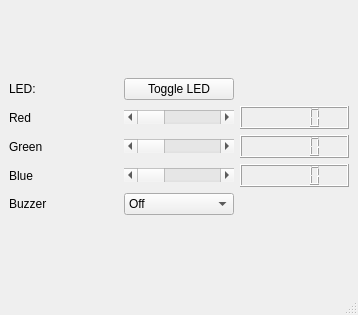
<?xml version="1.0" encoding="UTF-8"?>
<ui version="4.0">
 <class>MainWindow</class>
 <widget class="QMainWindow" name="MainWindow">
  <property name="geometry">
   <rect>
    <x>0</x>
    <y>0</y>
    <width>358</width>
    <height>315</height>
   </rect>
  </property>
  <property name="windowTitle">
   <string>MainWindow</string>
  </property>
  <widget class="QWidget" name="centralwidget">
   <layout class="QGridLayout" name="gridLayout_2">
    <item row="0" column="0">
     <layout class="QGridLayout" name="gridLayout">
      <item row="4" column="0">
       <widget class="QLabel" name="label">
        <property name="text">
         <string>Buzzer</string>
        </property>
       </widget>
      </item>
      <item row="0" column="0">
       <widget class="QLabel" name="led_label">
        <property name="text">
         <string>LED:</string>
        </property>
       </widget>
      </item>
      <item row="1" column="0">
       <widget class="QLabel" name="red_label">
        <property name="text">
         <string>Red</string>
        </property>
       </widget>
      </item>
      <item row="1" column="2">
       <widget class="QLCDNumber" name="red_value"/>
      </item>
      <item row="3" column="0">
       <widget class="QLabel" name="blue_label">
        <property name="text">
         <string>Blue</string>
        </property>
       </widget>
      </item>
      <item row="2" column="0">
       <widget class="QLabel" name="green_label">
        <property name="text">
         <string>Green</string>
        </property>
       </widget>
      </item>
      <item row="0" column="1">
       <widget class="QPushButton" name="btn_led_toggle">
        <property name="text">
         <string>Toggle LED</string>
        </property>
        <property name="checkable">
         <bool>true</bool>
        </property>
       </widget>
      </item>
      <item row="2" column="2">
       <widget class="QLCDNumber" name="green_value"/>
      </item>
      <item row="3" column="2">
       <widget class="QLCDNumber" name="blue_value"/>
      </item>
      <item row="4" column="1">
       <widget class="QComboBox" name="comboBox">
        <item>
         <property name="text">
          <string>Off</string>
         </property>
        </item>
        <item>
         <property name="text">
          <string>Beep</string>
         </property>
        </item>
        <item>
         <property name="text">
          <string>Alarm</string>
         </property>
        </item>
       </widget>
      </item>
      <item row="3" column="1">
       <widget class="QScrollBar" name="blue_scroll">
        <property name="maximum">
         <number>255</number>
        </property>
        <property name="orientation">
         <enum>Qt::Orientation::Horizontal</enum>
        </property>
       </widget>
      </item>
      <item row="2" column="1">
       <widget class="QScrollBar" name="green_scroll">
        <property name="maximum">
         <number>255</number>
        </property>
        <property name="orientation">
         <enum>Qt::Orientation::Horizontal</enum>
        </property>
       </widget>
      </item>
      <item row="4" column="2">
       <widget class="QLabel" name="signal_placeholder">
        <property name="text">
         <string/>
        </property>
       </widget>
      </item>
      <item row="1" column="1">
       <widget class="QScrollBar" name="red_scroll">
        <property name="maximum">
         <number>255</number>
        </property>
        <property name="orientation">
         <enum>Qt::Orientation::Horizontal</enum>
        </property>
       </widget>
      </item>
     </layout>
    </item>
   </layout>
  </widget>
  <widget class="QMenuBar" name="menubar">
   <property name="geometry">
    <rect>
     <x>0</x>
     <y>0</y>
     <width>358</width>
     <height>24</height>
    </rect>
   </property>
  </widget>
  <widget class="QStatusBar" name="statusbar"/>
 </widget>
 <resources/>
 <connections>
  <connection>
   <sender>blue_scroll</sender>
   <signal>actionTriggered(int)</signal>
   <receiver>blue_value</receiver>
   <slot>display(int)</slot>
   <hints>
    <hint type="sourcelabel">
     <x>215</x>
     <y>184</y>
    </hint>
    <hint type="destinationlabel">
     <x>292</x>
     <y>185</y>
    </hint>
   </hints>
  </connection>
  <connection>
   <sender>green_scroll</sender>
   <signal>actionTriggered(int)</signal>
   <receiver>green_value</receiver>
   <slot>display(int)</slot>
   <hints>
    <hint type="sourcelabel">
     <x>199</x>
     <y>133</y>
    </hint>
    <hint type="destinationlabel">
     <x>289</x>
     <y>137</y>
    </hint>
   </hints>
  </connection>
  <connection>
   <sender>red_scroll</sender>
   <signal>actionTriggered(int)</signal>
   <receiver>red_value</receiver>
   <slot>display(int)</slot>
   <hints>
    <hint type="sourcelabel">
     <x>199</x>
     <y>94</y>
    </hint>
    <hint type="destinationlabel">
     <x>272</x>
     <y>95</y>
    </hint>
   </hints>
  </connection>
  <connection>
   <sender>btn_led_toggle</sender>
   <signal>clicked()</signal>
   <receiver>signal_placeholder</receiver>
   <slot>clear()</slot>
   <hints>
    <hint type="sourcelabel">
     <x>216</x>
     <y>54</y>
    </hint>
    <hint type="destinationlabel">
     <x>294</x>
     <y>235</y>
    </hint>
   </hints>
  </connection>
  <connection>
   <sender>comboBox</sender>
   <signal>activated(int)</signal>
   <receiver>signal_placeholder</receiver>
   <slot>clear()</slot>
   <hints>
    <hint type="sourcelabel">
     <x>193</x>
     <y>225</y>
    </hint>
    <hint type="destinationlabel">
     <x>325</x>
     <y>235</y>
    </hint>
   </hints>
  </connection>
 </connections>
</ui>
